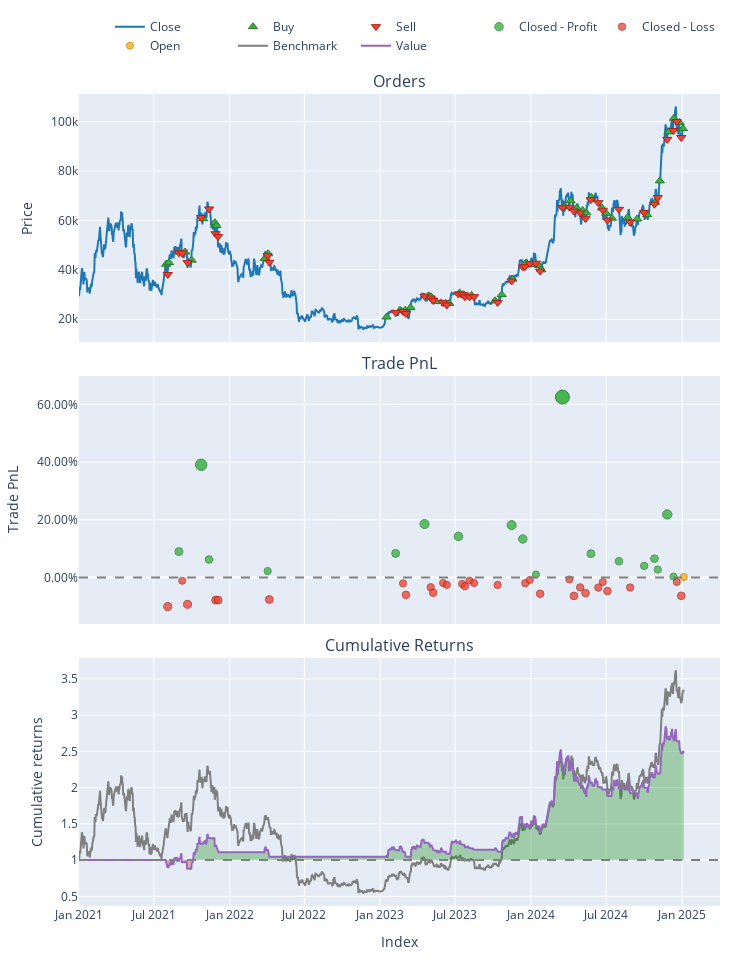

Here is the notebook cell this chart was saved with:
### Code cell
# Access the setup for a specific name, e.g., '(4, 100, 1.0, 4)'
setup_name = (8, 160, 1.8, 7)
specific_pf = pf[setup_name]
specific_pf.plot().show()

### Figure 1 — Plotly figure (JSON) as saved in the notebook; plotly's stock layout.template omitted (floating-point values rounded to 4 significant figures; data arrays with more than 128 entries replaced by an {"elided": "..."} marker saying what was removed)
{"data": [{"legendgroup": "0", "line": {"color": "#1f77b4"}, "name": "Close", "showlegend": true, "type": "scatter", "uid": "7c68f5a9-6a63-463e-904f-7ea227f699b0", "x": {"elided": "1466 str values"}, "xaxis": "x", "y": {"elided": "1466 float values"}, "yaxis": "y"}, {"customdata": {"elided": "49x3 float values"}, "hovertemplate": "Order Id: %{customdata[0]}<br>Timestamp: %{x}<br>Price: %{y}<br>Size: %{customdata[1]:.6f}<br>Fees: %{customdata[2]:.6f}", "legendgroup": "1", "marker": {"color": "#37B13F", "line": {"color": "rgb(38,123,44)", "width": 1}, "size": 8, "symbol": "triangle-up"}, "mode": "markers", "name": "Buy", "type": "scatter", "uid": "f017e1ec-8fb2-487e-9865-7fc5cc7d780f", "x": ["2021-07-31T00:00:00+00:00", "2021-08-07T00:00:00+00:00", "2021-09-01T00:00:00+00:00", "2021-09-15T00:00:00+00:00", "2021-10-01T00:00:00+00:00", "2021-10-29T00:00:00+00:00", "2021-11-26T00:00:00+00:00", "2021-11-30T00:00:00+00:00", "2022-03-27T00:00:00+00:00", "2022-04-04T00:00:00+00:00", "2023-01-16T00:00:00+00:00", "2023-02-17T00:00:00+00:00", "2023-03-02T00:00:00+00:00", "2023-03-15T00:00:00+00:00", "2023-04-28T00:00:00+00:00", "2023-05-04T00:00:00+00:00", "2023-05-16T00:00:00+00:00", "2023-06-08T00:00:00+00:00", "2023-06-17T00:00:00+00:00", "2023-07-12T00:00:00+00:00", "2023-07-22T00:00:00+00:00", "2023-08-01T00:00:00+00:00", "2023-08-10T00:00:00+00:00", "2023-10-06T00:00:00+00:00", "2023-10-22T00:00:00+00:00", "2023-11-17T00:00:00+00:00", "2023-12-16T00:00:00+00:00", "2023-12-19T00:00:00+00:00", "2023-12-30T00:00:00+00:00", "2024-01-20T00:00:00+00:00", "2024-01-26T00:00:00+00:00", "2024-03-22T00:00:00+00:00", "2024-04-06T00:00:00+00:00", "2024-04-21T00:00:00+00:00", "2024-05-05T00:00:00+00:00", "2024-05-14T00:00:00+00:00", "2024-05-26T00:00:00+00:00", "2024-06-21T00:00:00+00:00", "2024-07-01T00:00:00+00:00", "2024-07-15T00:00:00+00:00", "2024-08-22T00:00:00+00:00", "2024-09-14T00:00:00+00:00", "2024-10-08T00:00:00+00:00", "2024-10-27T00:00:00+00:00", "2024-11-08T00:00:00+00:00", "2024-11-29T00:00:00+00:00", "2024-12-12T00:00:00+00:00", "2024-12-26T00:00:00+00:00", "2025-01-03T00:00:00+00:00"], "xaxis": "x", "y": [42290.0, 42930.0, 47190.0, 47200.0, 43910.0, 60710.0, 59070.0, 57890.0, 44610.0, 46510.0, 20920.0, 23560.0, 23680.0, 24730.0, 29530.0, 29080.0, 27220.0, 26390.0, 26400.0, 30680.0, 29960.0, 29290.0, 29640.0, 27460.0, 29970.0, 36240.0, 42020.0, 42740.0, 42150.0, 41740.0, 40040.0, 65640.0, 67960.0, 65060.0, 64020.0, 63060.0, 69430.0, 65010.0, 62900.0, 60910.0, 61270.0, 60610.0, 62350.0, 67230.0, 76020.0, 95830.0, 101300.0, 99630.0, 97180.0], "yaxis": "y"}, {"customdata": {"elided": "48x3 float values"}, "hovertemplate": "Order Id: %{customdata[0]}<br>Timestamp: %{x}<br>Price: %{y}<br>Size: %{customdata[1]:.6f}<br>Fees: %{customdata[2]:.6f}", "legendgroup": "2", "marker": {"color": "#EA4335", "line": {"color": "rgb(181,31,18)", "width": 1}, "size": 8, "symbol": "triangle-down"}, "mode": "markers", "name": "Sell", "type": "scatter", "uid": "e09fc247-e0e3-4344-8403-90275c78cb58", "x": ["2021-08-04T00:00:00+00:00", "2021-08-31T00:00:00+00:00", "2021-09-08T00:00:00+00:00", "2021-09-21T00:00:00+00:00", "2021-10-24T00:00:00+00:00", "2021-11-12T00:00:00+00:00", "2021-11-28T00:00:00+00:00", "2021-12-04T00:00:00+00:00", "2022-04-03T00:00:00+00:00", "2022-04-07T00:00:00+00:00", "2023-02-07T00:00:00+00:00", "2023-02-25T00:00:00+00:00", "2023-03-04T00:00:00+00:00", "2023-04-18T00:00:00+00:00", "2023-05-03T00:00:00+00:00", "2023-05-09T00:00:00+00:00", "2023-06-02T00:00:00+00:00", "2023-06-11T00:00:00+00:00", "2023-07-09T00:00:00+00:00", "2023-07-18T00:00:00+00:00", "2023-07-25T00:00:00+00:00", "2023-08-05T00:00:00+00:00", "2023-08-16T00:00:00+00:00", "2023-10-12T00:00:00+00:00", "2023-11-15T00:00:00+00:00", "2023-12-12T00:00:00+00:00", "2023-12-18T00:00:00+00:00", "2023-12-29T00:00:00+00:00", "2024-01-13T00:00:00+00:00", "2024-01-23T00:00:00+00:00", "2024-03-17T00:00:00+00:00", "2024-04-03T00:00:00+00:00", "2024-04-14T00:00:00+00:00", "2024-04-29T00:00:00+00:00", "2024-05-12T00:00:00+00:00", "2024-05-25T00:00:00+00:00", "2024-06-12T00:00:00+00:00", "2024-06-23T00:00:00+00:00", "2024-07-04T00:00:00+00:00", "2024-08-01T00:00:00+00:00", "2024-08-28T00:00:00+00:00", "2024-10-01T00:00:00+00:00", "2024-10-26T00:00:00+00:00", "2024-11-03T00:00:00+00:00", "2024-11-26T00:00:00+00:00", "2024-12-11T00:00:00+00:00", "2024-12-19T00:00:00+00:00", "2024-12-30T00:00:00+00:00"], "xaxis": "x", "y": [38130.0, 46890.0, 46770.0, 42920.0, 61170.0, 64640.0, 54600.0, 53500.0, 45710.0, 43080.0, 22710.0, 23140.0, 22310.0, 29370.0, 28610.0, 27610.0, 26760.0, 25790.0, 30230.0, 30080.0, 29120.0, 29060.0, 29140.0, 26820.0, 35480.0, 41170.0, 41290.0, 42480.0, 42700.0, 39490.0, 65180.0, 65340.0, 63790.0, 63000.0, 60710.0, 68430.0, 67170.0, 64140.0, 60090.0, 64500.0, 59290.0, 63200.0, 66560.0, 69240.0, 92810.0, 96390.0, 100000.0, 93550.0], "yaxis": "y"}, {"customdata": [[1, 1, 40.54, 0.0902], [4, 4, 171.9, 0.3909], [5, 5, 38.32, 0.06266], [8, 8, 12.63, 0.02283], [10, 10, 43.86, 0.0839], [13, 13, 96.89, 0.1856], [18, 18, 77.47, 0.1428], [24, 24, 101.3, 0.1818], [25, 25, 88.16, 0.1339], [28, 28, 7.956, 0.01096], [30, 30, 433.3, 0.6252], [35, 35, 79.52, 0.08298], [39, 39, 53.47, 0.05684], [41, 41, 39.01, 0.04064], [42, 42, 65.48, 0.06554], [43, 43, 29.65, 0.02786], [44, 44, 239.3, 0.2187], [45, 45, 5.053, 0.00379]], "hovertemplate": "Exit Trade Id: %{customdata[0]}<br>Position Id: %{customdata[1]}<br>Exit Timestamp: %{x}<br>PnL: %{customdata[2]:.6f}<br>Return: %{customdata[3]:.2%}", "legendgroup": "3", "marker": {"color": "#37B13F", "line": {"color": "rgb(38,123,44)", "width": 1}, "opacity": [0.7712, 0.8436, 0.7645, 0.7549, 0.7696, 0.7941, 0.7838, 0.7932, 0.7817, 0.7521, 0.9, 0.7694, 0.7631, 0.7592, 0.7652, 0.7561, 0.8021, 0.7503], "size": [7.987, 11.37, 7.678, 7.23, 7.917, 9.059, 8.579, 9.017, 8.479, 7.097, 14, 7.906, 7.612, 7.43, 7.71, 7.287, 9.432, 7.016], "symbol": "circle"}, "mode": "markers", "name": "Closed - Profit", "type": "scatter", "uid": "6a63da7f-8daf-4281-84e5-c8b1e4fc4f30", "x": ["2021-08-31T00:00:00+00:00", "2021-10-24T00:00:00+00:00", "2021-11-12T00:00:00+00:00", "2022-04-03T00:00:00+00:00", "2023-02-07T00:00:00+00:00", "2023-04-18T00:00:00+00:00", "2023-07-09T00:00:00+00:00", "2023-11-15T00:00:00+00:00", "2023-12-12T00:00:00+00:00", "2024-01-13T00:00:00+00:00", "2024-03-17T00:00:00+00:00", "2024-05-25T00:00:00+00:00", "2024-08-01T00:00:00+00:00", "2024-10-01T00:00:00+00:00", "2024-10-26T00:00:00+00:00", "2024-11-03T00:00:00+00:00", "2024-11-26T00:00:00+00:00", "2024-12-11T00:00:00+00:00"], "xaxis": "x2", "y": [0.0902, 0.3909, 0.06266, 0.02283, 0.0839, 0.1856, 0.1428, 0.1818, 0.1339, 0.01096, 0.6252, 0.08298, 0.05684, 0.04064, 0.06554, 0.02786, 0.2187, 0.00379], "yaxis": "y2"}, {"customdata": [[0, 0, -50.11, -0.1003], [2, 2, -5.33, -0.01088], [3, 3, -44.85, -0.09254], [6, 6, -50.42, -0.07759], [7, 7, -46.6, -0.07773], [9, 9, -42.8, -0.07568], [11, 11, -11.29, -0.01993], [12, 12, -33.19, -0.05978], [14, 14, -20.54, -0.03319], [15, 15, -31.47, -0.0526], [16, 16, -10.65, -0.01879], [17, 17, -13.87, -0.02492], [19, 19, -13.38, -0.02159], [20, 20, -18.14, -0.02991], [21, 21, -5.934, -0.01009], [22, 22, -10.92, -0.01875], [23, 23, -14.41, -0.02521], [26, 26, -14.46, -0.01937], [27, 27, -5.95, -0.008129], [29, 29, -40.96, -0.05581], [31, 31, -7.274, -0.00646], [32, 32, -70.78, -0.06327], [33, 33, -35.36, -0.03374], [34, 34, -54.37, -0.0537], [36, 36, -35.81, -0.03451], [37, 37, -15.42, -0.01539], [38, 38, -45.87, -0.0465], [40, 40, -34.05, -0.03426], [46, 46, -20.05, -0.01498], [47, 47, -83.01, -0.06298]], "hovertemplate": "Exit Trade Id: %{customdata[0]}<br>Position Id: %{customdata[1]}<br>Exit Timestamp: %{x}<br>PnL: %{customdata[2]:.6f}<br>Return: %{customdata[3]:.2%}", "legendgroup": "4", "marker": {"color": "#EA4335", "line": {"color": "rgb(181,31,18)", "width": 1}, "opacity": [0.7736, 0.7521, 0.7717, 0.7681, 0.7682, 0.7677, 0.7542, 0.7638, 0.7574, 0.7621, 0.754, 0.7554, 0.7546, 0.7566, 0.7519, 0.754, 0.7555, 0.7541, 0.7514, 0.7629, 0.751, 0.7647, 0.7576, 0.7624, 0.7577, 0.7531, 0.7606, 0.7577, 0.753, 0.7646], "size": [8.101, 7.096, 8.014, 7.846, 7.847, 7.824, 7.198, 7.645, 7.347, 7.565, 7.185, 7.254, 7.216, 7.31, 7.087, 7.184, 7.257, 7.191, 7.065, 7.601, 7.046, 7.685, 7.353, 7.577, 7.361, 7.147, 7.496, 7.359, 7.142, 7.681], "symbol": "circle"}, "mode": "markers", "name": "Closed - Loss", "type": "scatter", "uid": "a61f7775-5ca4-458b-b417-776af9737676", "x": ["2021-08-04T00:00:00+00:00", "2021-09-08T00:00:00+00:00", "2021-09-21T00:00:00+00:00", "2021-11-28T00:00:00+00:00", "2021-12-04T00:00:00+00:00", "2022-04-07T00:00:00+00:00", "2023-02-25T00:00:00+00:00", "2023-03-04T00:00:00+00:00", "2023-05-03T00:00:00+00:00", "2023-05-09T00:00:00+00:00", "2023-06-02T00:00:00+00:00", "2023-06-11T00:00:00+00:00", "2023-07-18T00:00:00+00:00", "2023-07-25T00:00:00+00:00", "2023-08-05T00:00:00+00:00", "2023-08-16T00:00:00+00:00", "2023-10-12T00:00:00+00:00", "2023-12-18T00:00:00+00:00", "2023-12-29T00:00:00+00:00", "2024-01-23T00:00:00+00:00", "2024-04-03T00:00:00+00:00", "2024-04-14T00:00:00+00:00", "2024-04-29T00:00:00+00:00", "2024-05-12T00:00:00+00:00", "2024-06-12T00:00:00+00:00", "2024-06-23T00:00:00+00:00", "2024-07-04T00:00:00+00:00", "2024-08-28T00:00:00+00:00", "2024-12-19T00:00:00+00:00", "2024-12-30T00:00:00+00:00"], "xaxis": "x2", "y": [-0.1003, -0.01088, -0.09254, -0.07759, -0.07773, -0.07568, -0.01993, -0.05978, -0.03319, -0.0526, -0.01879, -0.02492, -0.02159, -0.02991, -0.01009, -0.01875, -0.02521, -0.01937, -0.008129, -0.05581, -0.00646, -0.06327, -0.03374, -0.0537, -0.03451, -0.01539, -0.0465, -0.03426, -0.01498, -0.06298], "yaxis": "y2"}, {"customdata": [[48, 48, 2.899, 0.002347]], "hovertemplate": "Exit Trade Id: %{customdata[0]}<br>Position Id: %{customdata[1]}<br>Exit Timestamp: %{x}<br>PnL: %{customdata[2]:.6f}<br>Return: %{customdata[3]:.2%}", "legendgroup": "5", "marker": {"color": "#FFAA00", "line": {"color": "rgb(178,118,0)", "width": 1}, "opacity": [0.75], "size": [7], "symbol": "circle"}, "mode": "markers", "name": "Open", "type": "scatter", "uid": "44d3802e-7565-49c4-8161-dc0c415eb9a2", "x": ["2025-01-05T00:00:00+00:00"], "xaxis": "x2", "y": [0.002347], "yaxis": "y2"}, {"legendgroup": "6", "line": {"color": "#7f7f7f"}, "name": "Benchmark", "showlegend": true, "type": "scatter", "uid": "3cbda8a2-9f35-4283-9d1d-0c67ab049b2f", "x": {"elided": "1466 str values"}, "xaxis": "x3", "y": {"elided": "1466 float values"}, "yaxis": "y3"}, {"hoverinfo": "skip", "legendgroup": "7", "line": {"color": "rgba(0, 0, 0, 0)", "width": 0}, "opacity": 0, "showlegend": false, "type": "scatter", "uid": "401db120-f977-4476-a1c4-24e03991f997", "x": {"elided": "1466 str values"}, "xaxis": "x3", "y": {"elided": "1466 int values"}, "yaxis": "y3"}, {"connectgaps": false, "fill": "tonexty", "fillcolor": "rgba(0, 128, 0, 0.3)", "hoverinfo": "skip", "legendgroup": "7", "line": {"color": "rgba(0, 0, 0, 0)", "width": 0}, "opacity": 0, "showlegend": false, "type": "scatter", "uid": "bc7a321c-76de-4ac4-9834-86617138f69a", "x": {"elided": "1466 str values"}, "xaxis": "x3", "y": {"elided": "1466 float values"}, "yaxis": "y3"}, {"hoverinfo": "skip", "legendgroup": "7", "line": {"color": "rgba(0, 0, 0, 0)", "width": 0}, "opacity": 0, "showlegend": false, "type": "scatter", "uid": "f28c53fa-bd3b-4b9e-8b2f-5b365ef061af", "x": {"elided": "1466 str values"}, "xaxis": "x3", "y": {"elided": "1466 int values"}, "yaxis": "y3"}, {"connectgaps": false, "fill": "tonexty", "fillcolor": "rgba(255, 0, 0, 0.3)", "hoverinfo": "skip", "legendgroup": "7", "line": {"color": "rgba(0, 0, 0, 0)", "width": 0}, "opacity": 0, "showlegend": false, "type": "scatter", "uid": "05e0e30d-3d50-4f64-9393-7c2f523f8efb", "x": {"elided": "1466 str values"}, "xaxis": "x3", "y": {"elided": "1466 float values"}, "yaxis": "y3"}, {"legendgroup": "8", "line": {"color": "#9467bd"}, "name": "Value", "showlegend": true, "type": "scatter", "uid": "352a31e7-0cf6-47d1-a4d4-af8cd14aad92", "x": {"elided": "1466 str values"}, "xaxis": "x3", "y": {"elided": "1466 float values"}, "yaxis": "y3"}, {"hoverinfo": "skip", "legendgroup": "7", "line": {"color": "rgba(0, 0, 0, 0)", "width": 0}, "opacity": 0, "showlegend": false, "type": "scatter", "uid": "07e8b68e-4a6b-4943-8146-26a5cf79a51d", "x": {"elided": "1466 str values"}, "xaxis": "x3", "y": {"elided": "1466 int values"}, "yaxis": "y3"}], "layout": {"annotations": [{"font": {"size": 16}, "showarrow": false, "text": "Orders", "x": 0.5, "xanchor": "center", "xref": "paper", "y": 1, "yanchor": "bottom", "yref": "paper"}, {"font": {"size": 16}, "showarrow": false, "text": "Trade PnL", "x": 0.5, "xanchor": "center", "xref": "paper", "y": 0.6528, "yanchor": "bottom", "yref": "paper"}, {"font": {"size": 16}, "showarrow": false, "text": "Cumulative Returns", "x": 0.5, "xanchor": "center", "xref": "paper", "y": 0.3056, "yanchor": "bottom", "yref": "paper"}], "height": 960, "legend": {"orientation": "h", "traceorder": "normal", "x": 1, "xanchor": "right", "y": 1.042, "yanchor": "bottom"}, "margin": {"b": 30, "l": 30, "r": 30, "t": 30}, "shapes": [{"line": {"color": "gray", "dash": "dash"}, "type": "line", "x0": 0, "x1": 1, "xref": "paper", "y0": 0, "y1": 0, "yref": "y2"}, {"line": {"color": "gray", "dash": "dash"}, "type": "line", "x0": 0, "x1": 1, "xref": "paper", "y0": 1, "y1": 1, "yref": "y3"}], "showlegend": true, "width": 750, "xaxis": {"anchor": "y", "domain": [0, 1], "matches": "x3", "showticklabels": false}, "xaxis2": {"anchor": "y2", "domain": [0, 1], "matches": "x3", "showticklabels": false}, "xaxis3": {"anchor": "y3", "domain": [0, 1], "title": {"text": "Index"}}, "yaxis": {"anchor": "x", "domain": [0.6944, 1], "title": {"text": "Price"}}, "yaxis2": {"anchor": "x2", "domain": [0.3472, 0.6528], "tickformat": ".2%", "title": {"text": "Trade PnL"}}, "yaxis3": {"anchor": "x3", "domain": [0, 0.3056], "title": {"text": "Cumulative returns"}}}}
